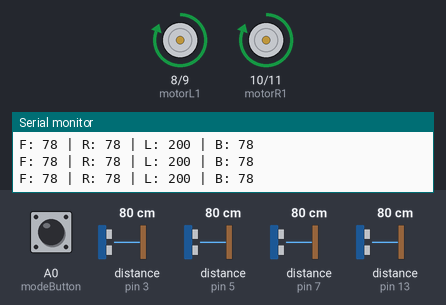
Bench run of a sketch on a simulated Arduino Uno, built with avr-gcc and run on an emulated ATmega328P. Parts: motor-driver pin pairs drawn as motors (green arrow = first pin HIGH = forward, orange = second pin HIGH = backward, longer = more drive), the last lines printed to the serial monitor. Wiring (inferred from the names in the program): 4 × ultrasonic range finder: trigger pin 2, echo pin 3 / trigger pin 4, echo pin 5 / trigger pin 6, echo pin 7 / trigger pin 12, echo pin 13. The test bench sets the inputs (shaded band); at power-on: A0 (modeButton) HIGH, distance to the obstacle (sensors on pin 13, pin 3, pin 5, pin 7) 80 cm. The echo pulse lasts 58.3 µs per cm.

Above: at 1.2 s.
1.3 s: A0 (modeButton) pulled LOW for 0.15 s
At 3.1 s:
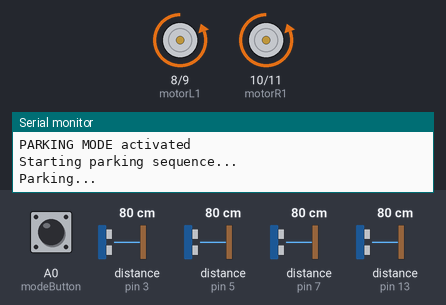
3.9 s: distance to the obstacle (sensor on pin 13) set to 18 cm
5.4 s: distance to the obstacle (sensor on pin 13) set to 15 cm
At 7.1 s:
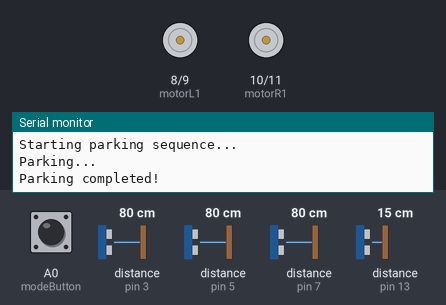
7.3 s: A0 (modeButton) pulled LOW for 1 s
At 9.0 s:
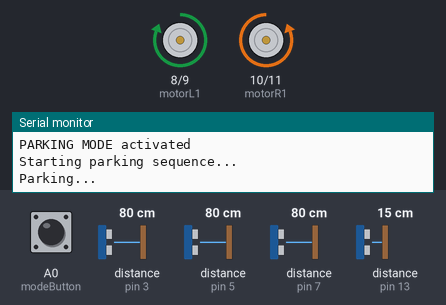
10.3 s: A0 (modeButton) pulled LOW for 3.2 s
At 12.33 s:
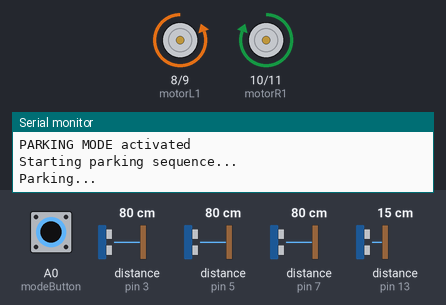
15.0 s: distance to the obstacle (sensor on pin 3) set to 18 cm
16.5 s: distance to the obstacle (sensor on pin 3) set to 15 cm
At 17.39 s:
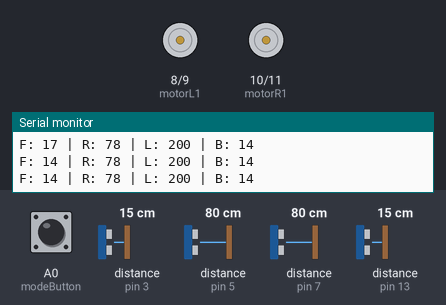
Timing chart, 0 to 20.5 s (numbered marks = the images above; inputs shaded):
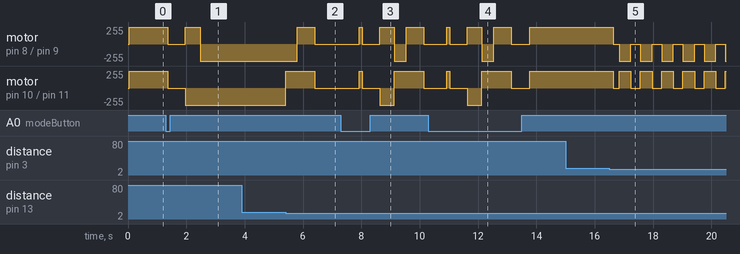

Measured:
- the behaviour switches between 17 and 16 cm on distance to the obstacle (sensor on pin 13) (found by bisection; images 1 and 2)
- the behaviour switches between 17 and 16 cm on distance to the obstacle (sensor on pin 3) (found by bisection; images 4 and 5)
- after the input at 1.3 s, motor on pin 8 (motorL1) / pin 9 (motorL2): forward 255/255 → stopped after 0.06 s, → forward 255/255 0.60 s later, → backward 255/255 0.51 s later; motor on pin 10 (motorR1) / pin 11 (motorR2): forward 255/255 → stopped after 0.06 s, → backward 255/255 0.60 s later
- after the input at 3.9 s, every drawn part: stays the same
- after the input at 5.4 s, motor on pin 8 (motorL1) / pin 9 (motorL2): backward 255/255 → forward 255/255 after 0.40 s, → stopped 0.60 s later; motor on pin 10 (motorR1) / pin 11 (motorR2): backward 255/255 → forward 255/255 at once, → stopped 1.0 s later
- after the input at 16.5 s, motor on pin 8 (motorL1) / pin 9 (motorL2): forward 255/255 → stopped after 0.14 s, then repeats every 0.73 s: backward 255/255 0.40 s, stopped 0.33 s; motor on pin 10 (motorR1) / pin 11 (motorR2): forward 255/255 → stopped after 0.14 s, then repeats every 0.73 s: forward 255/255 0.40 s, stopped 0.33 s

The sketch:

Code.ino
```cpp
// --- Ultrasonic Sensor Pins ---
const int trigFront = 2;
const int echoFront = 3;
const int trigLeft = 4;
const int echoLeft = 5;
const int trigRight = 6;
const int echoRight = 7;
const int trigBack = 12;
const int echoBack = 13;

// --- Motor Pins ---
const int motorL1 = 8;
const int motorL2 = 9;
const int motorR1 = 10;
const int motorR2 = 11;
const int speedL = 5;
const int speedR = 6;

// --- Button ---
const int modeButton = A0;
bool parkingMode = false;

// --- Variables ---
long distFront, distRight, distLeft, distBack;
bool isParked = false;

void setup() {
  Serial.begin(9600);

  // Sensor configuration
  pinMode(trigFront, OUTPUT);
  pinMode(echoFront, INPUT);
  pinMode(trigLeft, OUTPUT);
  pinMode(echoLeft, INPUT);
  pinMode(trigRight, OUTPUT);
  pinMode(echoRight, INPUT);
  pinMode(trigBack, OUTPUT);
  pinMode(echoBack, INPUT);

  // Motor configuration
  pinMode(motorL1, OUTPUT);
  pinMode(motorL2, OUTPUT);
  pinMode(motorR1, OUTPUT);
  pinMode(motorR2, OUTPUT);
  pinMode(speedL, OUTPUT);
  pinMode(speedR, OUTPUT);

  // Button configuration, uses pull-up resistor
  pinMode(modeButton, INPUT_PULLUP);

  Serial.println("Autonomous Car Initialized!");
}

// Returns distance read by an ultrasonic sensor
long measureDistance(int trigPin, int echoPin) {
  digitalWrite(trigPin, LOW);
  delayMicroseconds(2);
  digitalWrite(trigPin, HIGH);
  delayMicroseconds(10);
  digitalWrite(trigPin, LOW);

  long duration = pulseIn(echoPin, HIGH, 20000);
  long distance = duration * 0.034 / 2;

  if (distance == 0 || distance > 200) distance = 200;
  return distance;
}

void loop() {
  // --- Check button press ---
  if (digitalRead(modeButton) == LOW) {
    parkingMode = !parkingMode;
    isParked = false;
    stopMotors();
    Serial.println(parkingMode ? "PARKING MODE activated" : "AUTONOMOUS MODE activated");
    delay(600);
  }

  // --- Parking mode ---
  if (parkingMode) {
    if (!isParked) {
      Serial.println("Starting parking sequence...");
      autoPark();
      isParked = true;
      stopMotors();
    }
    return;
  }

  // --- Autonomous mode ---
  distFront = measureDistance(trigFront, echoFront);
  distRight = measureDistance(trigRight, echoRight);
  distLeft = measureDistance(trigLeft, echoLeft);
  distBack = measureDistance(trigBack, echoBack);

  Serial.print("F: "); Serial.print(distFront);
  Serial.print(" | R: "); Serial.print(distRight);
  Serial.print(" | L: "); Serial.print(distLeft);
  Serial.print(" | B: "); Serial.println(distBack);

  if (distFront > 15) {
    moveForward(200);
  } else {
    stopMotors();
    delay(200);
    if (distRight > distLeft) turnRight(400);
    else turnLeft(400);
  }

  delay(100);
}

// --- Automatic parking routine ---
void autoPark() {
  Serial.println("Parking...");
  turnRight(500);

  while (measureDistance(trigBack, echoBack) > 15) {
    reverse(180);
  }

  stopMotors();
  turnLeft(400);
  moveForward(200);
  delay(600);
  stopMotors();

  Serial.println("Parking completed!");
}

// --- Movement functions ---
void moveForward(int speed) {
  digitalWrite(motorL1, HIGH);
  digitalWrite(motorL2, LOW);
  digitalWrite(motorR1, HIGH);
  digitalWrite(motorR2, LOW);
  analogWrite(speedL, speed);
  analogWrite(speedR, speed);
}

void reverse(int speed) {
  digitalWrite(motorL1, LOW);
  digitalWrite(motorL2, HIGH);
  digitalWrite(motorR1, LOW);
  digitalWrite(motorR2, HIGH);
  analogWrite(speedL, speed);
  analogWrite(speedR, speed);
}

void turnRight(int time) {
  digitalWrite(motorL1, HIGH);
  digitalWrite(motorL2, LOW);
  digitalWrite(motorR1, LOW);
  digitalWrite(motorR2, HIGH);
  analogWrite(speedL, 200);
  analogWrite(speedR, 200);
  delay(time);
  stopMotors();
}

void turnLeft(int time) {
  digitalWrite(motorL1, LOW);
  digitalWrite(motorL2, HIGH);
  digitalWrite(motorR1, HIGH);
  digitalWrite(motorR2, LOW);
  analogWrite(speedL, 200);
  analogWrite(speedR, 200);
  delay(time);
  stopMotors();
}

void stopMotors() {
  digitalWrite(motorL1, LOW);
  digitalWrite(motorL2, LOW);
  digitalWrite(motorR1, LOW);
  digitalWrite(motorR2, LOW);
  analogWrite(speedL, 0);
  analogWrite(speedR, 0);
}
```
